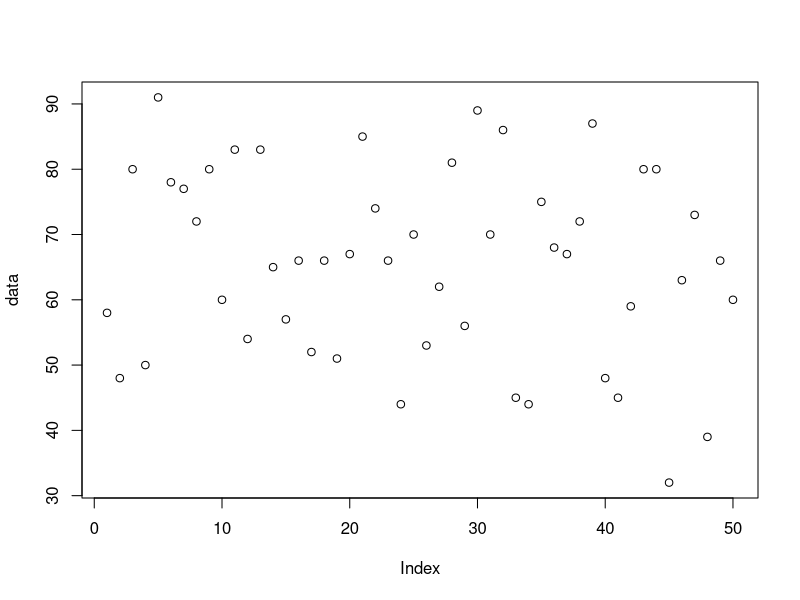
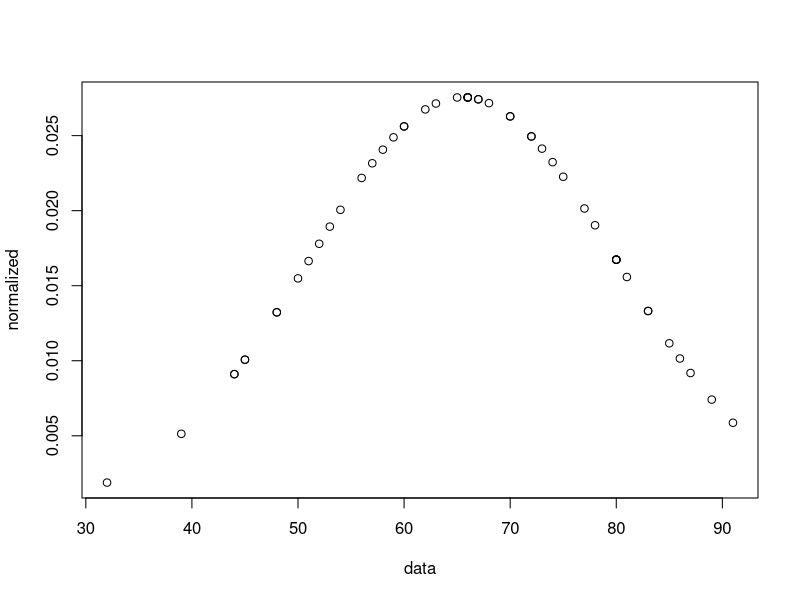
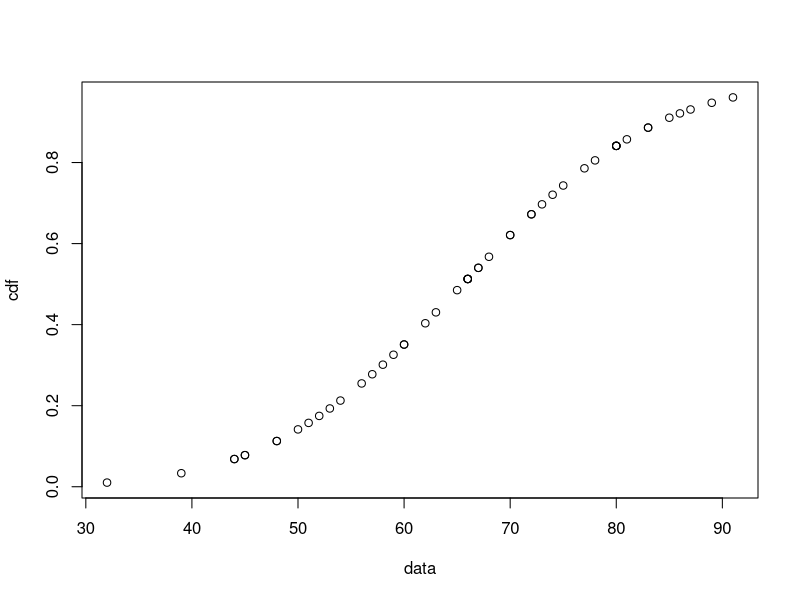

The R script that drew these images, in order:
data <- USArrests$UrbanPop
plot(data)
normalized <- dnorm(data, mean(data), sd(data))
plot(data, normalized)
cdf <- pnorm(data, mean(data), sd(data))
plot(data,cdf)
print(1-pnorm(60, mean(data), sd(data)))
print(pnorm(50, mean(data), sd(data)) - (1 - pnorm(80, mean(data), sd(data))))
